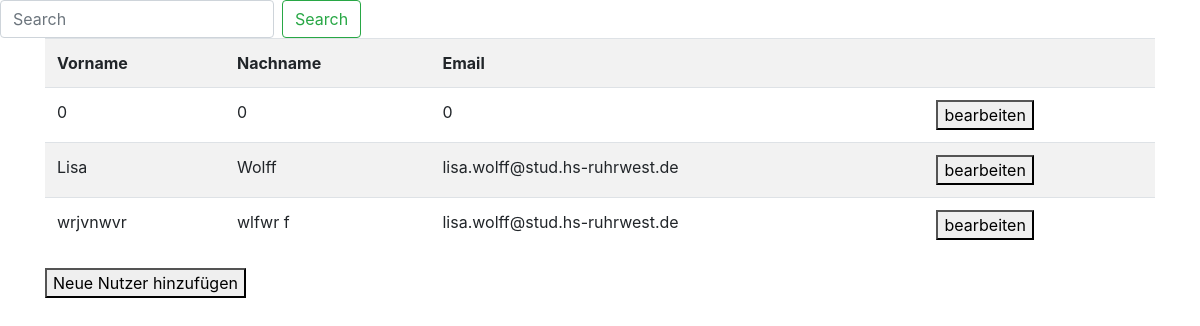
Page /adminNutzerliste.php on the earlier database version.
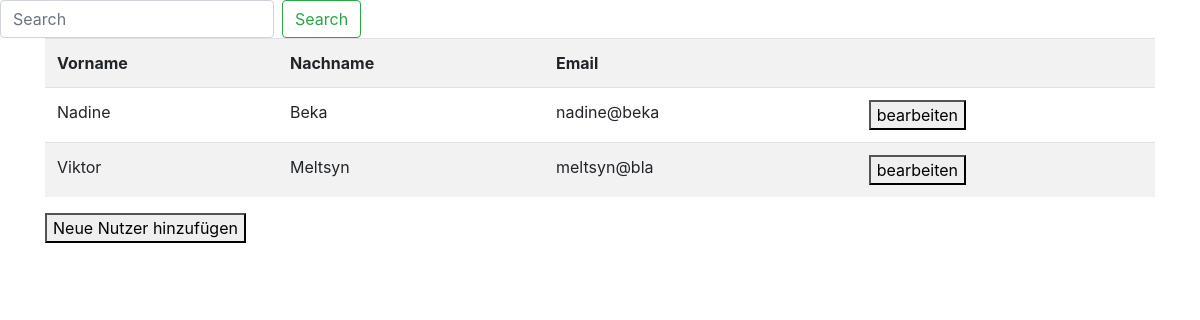
Same page on the later database version.
### tables this page shows
CREATE TABLE `user` (
  `Vorname` text NOT NULL,
  `Nachname` text NOT NULL,
  `Email` text NOT NULL,
  `Username` text NOT NULL,
  `Passwort` text NOT NULL
);

### adminNutzerliste.php (the view)
<?php include 'inc/head.php'?>
<?php
include 'inc/config.php';
$query = 'SELECT * FROM user';
$result = mysqli_query($con, $query);
?>
    <form class="form-inline my-2 my-lg-0">
        <input class="form-control mr-sm-2" type="search" id="search" placeholder="Search" aria-label="Search">
        <button class="btn btn-outline-success my-2 my-sm-0" type="submit">Search</button>
    </form>
    <div class="container">
        <div class="row">
            <div class="col-12">
                <table class="table table-striped">
                    <tr>
                        <th scope="col">Vorname</th>
                        <th scope="col">Nachname</th>
                        <th scope="col">Email</th>
                        <th scope="col"></th>
                    </tr>
                    <?php
                    while ($row = mysqli_fetch_assoc($result)) {
                        $vorname = $row['Vorname'];
                        $nachname = $row['Nachname'];
                        $email = $row['Email'];
                        ?>
                        <tr>
                            <td><?php echo $vorname ?></td>
                            <td><?php echo $nachname ?></td>
                            <td><?php echo $email ?></td>
                            <td> <button type="button" id="bearbeiten">bearbeiten</button></td>
                        </tr>
                    <?php } ?>
                </table>
            </div>
        </div>
        <button type="button" id="NeueNutzer">Neue Nutzer hinzufügen</button>
    </div>
<?php include 'inc/bottom.php'?>

Differences in the rows shown:
removed user: Vorname "0", Nachname "0", Email "0"
removed user: Vorname "Lisa", Nachname "Wolff", Email "lisa.wolff@stud.hs-ruhrwest.de"
removed user: Vorname "wrjvnwvr", Nachname "wlfwr f", Email "lisa.wolff@stud.hs-ruhrwest.de"
added user: Vorname "Nadine", Nachname "Beka", Email "nadine@beka"
added user: Vorname "Viktor", Nachname "Meltsyn", Email "meltsyn@bla"
